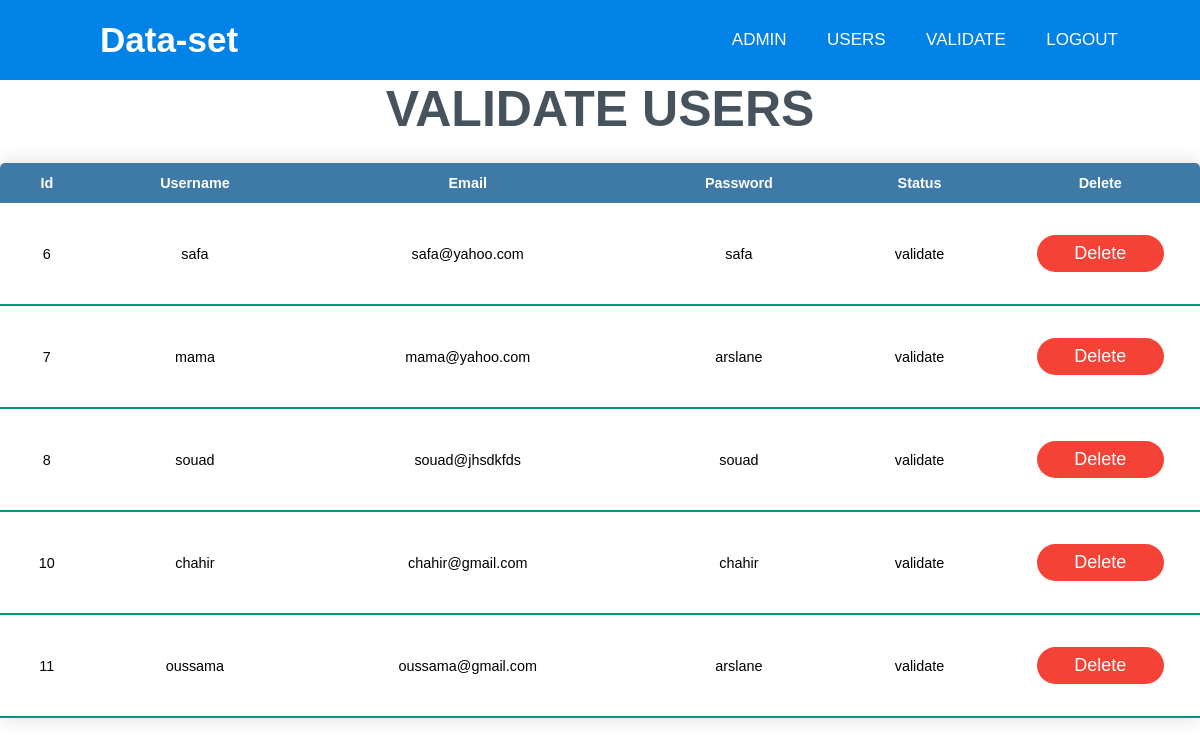
/Gerer/users_validate.php, run on the app's committed database.
### tables this page shows
CREATE TABLE `users` (
  `id` int(11) NOT NULL,
  `username` varchar(150) NOT NULL,
  `email` varchar(150) NOT NULL,
  `password` varchar(150) NOT NULL,
  `status` varchar(150) NOT NULL DEFAULT 'not validate',
  `valider` int(4) NOT NULL DEFAULT 0
);

### Gerer/users_validate.php (the view, shortened to what this page needs)
<?php
include ('../Upload/connect.php');
?>
<!DOCTYPE html>
<html lang="en" dir="ltr">
<head>
    <link rel="stylesheet" href="../css/style02.css">
    <link rel="stylesheet" href="../css/style03.css">
    <link rel="stylesheet" href="style.css">
    <link rel="stylesheet" href="https://cdnjs.cloudflare.com/ajax/libs/font-awesome/5.15.3/css/all.min.css" />
    <link rel="stylesheet" href=
"https://stackpath.bootstrapcdn.com/font-awesome/4.7.0/css/font-awesome.min.css">
   <link rel="stylesheet" href="https://netdna.bootstrapcdn.com/font-awesome/4.0.3/css/font-awesome.css">
   <link rel="stylesheet" href="https://cdnjs.cloudflare.com/ajax/libs/fancybox/2.1.5/jquery.fancybox.min.css"
   media="screen">
    </head>
    <body>
        <nav>
       <a href="#"> <label class="logo">Data-set</label> </a>
        <ul>
           <li><a href="../admin/admin_after_login.php">Admin</a></li>
              <li class="menu">   <a href="validation_user.php">Users</a>
            </li>
             <li class="menu">   <a href="#">validate</a>
            </li>
            <li><a href="../admin/Admin.php">Logout</a></li>
        </ul>
    </nav>
    <section>
    <div class="space">
    <h1> VALIDATE USERS </h1>
    </div>
    <table class="content-table">
        <thead>
            <tr>
                <th>Id </th>
                <th>Username </th>
                <th>Email</th>
                <th>Password</th>
                <th>Status</th>
                <th>Delete</th>
            </tr>
        </thead>
        <?php
$req="SELECT * from  users where valider='1'";
$res=mysqli_query($conn,$req);
while($line=mysqli_fetch_assoc($res)){
echo'
<tbody>
<tr>
        <td>'.$line['id'].'</td>
        <td>'.$line['username'].'</td>
        <td>'.$line['email'].'</td>
        <td>'.$line['password'].'</td>
        <td>'.$line['status'].'</td>
        <td><form action="delete_user.php" method="post">
            <input type="hidden" name="id" value="'.$line['id'].'" >
            <button class="butt-2" type="submit" name="but-1" >Delete</button> </td>
            </form>
            </tr>
            </tbody>
</div>';
  }
  ?>
    </table>
    </section>

### css/style02.css (style rules this page uses)
* { padding: 0; margin: 0; text-decoration: none; list-style: none; box-sizing: border-box; }
body { font-family: montserrat; }
nav { background: #0082e6; height: 80px; width: 100%; top: 0px; }
label.logo { color: white; font-size: 35px; line-height: 80px; padding: 0 100px; font-weight: bold; }
nav ul { float: right; margin-right: 20px; z-index: 10; margin-right: 4rem; }
nav ul li { display: inline-block; line-height: 80px; margin: 0 5px; }
nav ul li a { color: white; font-size: 17px; padding: 7px 13px; border-radius: 3px; text-transform: uppercase; }
section { background-size: cover; height: calc(100vh - 80px); }
nav .menu { position: relative; }
.space h1 { text-align: center; font-size: 50px; color: #46525c; }

### css/style03.css (style rules this page uses)
body { margin: 0; padding: 0; font-family: sans-serif; background: url() no-repeat; background-size: cover; }

### Gerer/style.css (style rules this page uses)
* { font-family: sans-serif; }
.content-table { border-collapse: collapse; margin: 25px 0; font-size: 0.9em; min-width: 100%; border-radius: 5px 5px 0 0; overflow: hidden; box-shadow: 0 0 20px rgba(0, 0, 0, 0.15); }
.content-table thead tr { background-color: #3f7aa6; color: #ffffff; text-align: left; font-weight: bold; }
.content-table th, .content-table td { padding: 12px 15px; text-align: center; }
.content-table tbody tr { border-bottom: 1px solid #dddddd; }
.content-table tbody tr:last-of-type { border-bottom: 2px solid #009879; }
.butt-2 { width: 75%; padding: 8px; color: #ffffff; background: none #f44336; border: none; border-radius: 30px; font-size: 18px; cursor: pointer; margin: 20px 0; }

### data on the page
users: id "6", username "safa", email "safa@yahoo.com", password "safa", status "validate"
users: id "7", username "mama", email "mama@yahoo.com", password "arslane", status "validate"
users: id "8", username "souad", email "souad@jhsdkfds", password "souad", status "validate"
users: id "10", username "chahir", email "chahir@gmail.com", password "chahir", status "validate"
users: id "11", username "oussama", email "oussama@gmail.com", password "arslane", status "validate"
